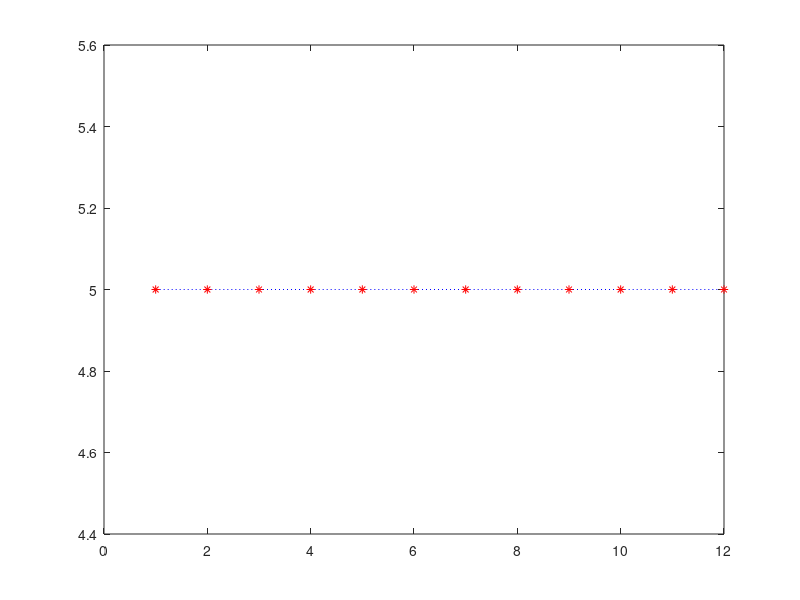

This chart was generated by the following MATLAB code:
clear
for i=1:12
	value(i)=input('input one number between 0 and 20:  ');
	if(value(i)<0 || value(i)>20)
		error('out of range');
	end
end
figure(1)
clf()
plot(1:12, value,':b', 1:12, value, '*r');
[x, y]=ginput();
if(length(x)>12)
    x=x(1:12);
    y=y(1:12);
end
x=round(x);
y=round(y);
format short g,disp(x);
format short g,disp(y);
hold on
plot(x, y, '-b', x, y, '*r')